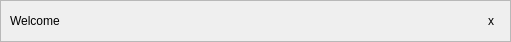
<?xml version="1.0" encoding="UTF-8"?>
<ui version="4.0">
 <class>BannerMessage</class>
 <widget class="QWidget" name="BannerMessage">
  <property name="geometry">
   <rect>
    <x>0</x>
    <y>0</y>
    <width>511</width>
    <height>42</height>
   </rect>
  </property>
  <property name="sizePolicy">
   <sizepolicy hsizetype="Preferred" vsizetype="Maximum">
    <horstretch>0</horstretch>
    <verstretch>0</verstretch>
   </sizepolicy>
  </property>
  <property name="windowTitle">
   <string>Form</string>
  </property>
  <layout class="QHBoxLayout" name="horizontalLayout">
   <property name="spacing">
    <number>0</number>
   </property>
   <property name="margin" stdset="0">
    <number>0</number>
   </property>
   <item>
    <widget class="QFrame" name="frame">
     <property name="autoFillBackground">
      <bool>true</bool>
     </property>
     <property name="frameShape">
      <enum>QFrame::Shape::StyledPanel</enum>
     </property>
     <property name="frameShadow">
      <enum>QFrame::Shadow::Raised</enum>
     </property>
     <property name="midLineWidth">
      <number>0</number>
     </property>
     <layout class="QHBoxLayout" name="horizontalLayout_2">
      <property name="spacing">
       <number>0</number>
      </property>
      <item>
       <widget class="QLabel" name="label">
        <property name="sizePolicy">
         <sizepolicy hsizetype="Minimum" vsizetype="Maximum">
          <horstretch>0</horstretch>
          <verstretch>0</verstretch>
         </sizepolicy>
        </property>
        <property name="frameShape">
         <enum>QFrame::Shape::NoFrame</enum>
        </property>
        <property name="text">
         <string>Welcome</string>
        </property>
       </widget>
      </item>
      <item>
       <widget class="QLabel" name="timer">
        <property name="sizePolicy">
         <sizepolicy hsizetype="Maximum" vsizetype="Preferred">
          <horstretch>0</horstretch>
          <verstretch>0</verstretch>
         </sizepolicy>
        </property>
        <property name="text">
         <string/>
        </property>
        <property name="margin">
         <number>0</number>
        </property>
        <property name="buddy">
         <cstring>closeButton</cstring>
        </property>
       </widget>
      </item>
      <item>
       <widget class="QToolButton" name="closeButton">
        <property name="text">
         <string>x</string>
        </property>
        <property name="autoRaise">
         <bool>true</bool>
        </property>
       </widget>
      </item>
     </layout>
    </widget>
   </item>
  </layout>
 </widget>
 <resources/>
 <connections>
  <connection>
   <sender>closeButton</sender>
   <signal>clicked()</signal>
   <receiver>BannerMessage</receiver>
   <slot>hide()</slot>
   <hints>
    <hint type="sourcelabel">
     <x>491</x>
     <y>21</y>
    </hint>
    <hint type="destinationlabel">
     <x>388</x>
     <y>31</y>
    </hint>
   </hints>
  </connection>
 </connections>
</ui>
